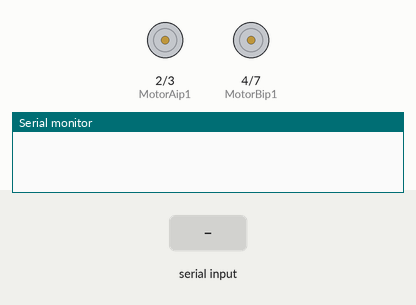
A sketch run on a simulated Arduino Uno, built with avr-gcc and run on an emulated ATmega328P. Parts: motor-driver pin pairs drawn as motors (green arrow = first pin HIGH = forward, orange = second pin HIGH = backward, longer = more drive, scaled by the enable pin), the last lines printed to the serial monitor. The test bench sets the inputs (shaded band).

Above: at 1.2 s.
1.3 s: "F" received over Serial
At 2.1 s:
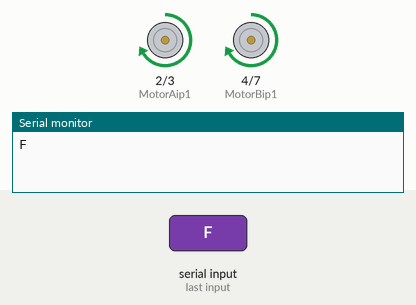
2.8 s: "G" received over Serial
At 3.3 s:
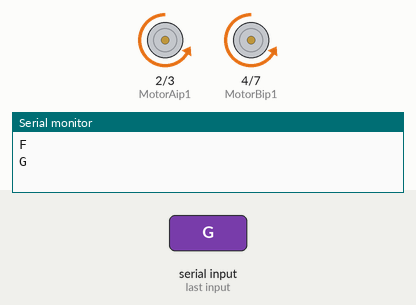
4.3 s: "L" received over Serial
At 5.5 s:
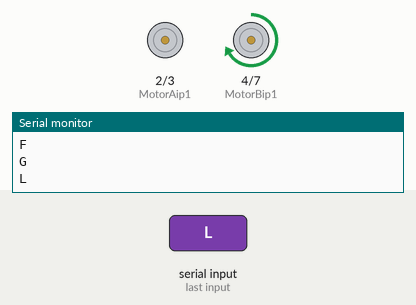
5.8 s: "R" received over Serial
At 6.7 s:
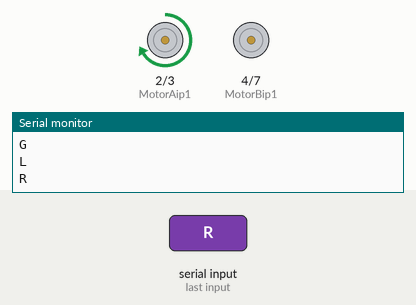
7.3 s: "Q" received over Serial
At 7.9 s:
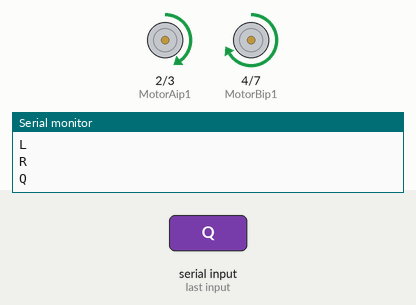
8.8 s: "E" received over Serial
At 10.2 s:
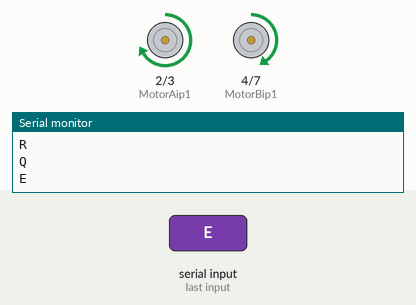
Timing chart, 0 to 11.3 s (numbered marks = the images above; inputs shaded):
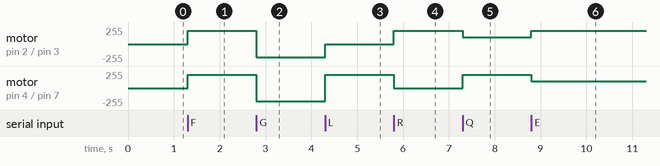

The sketch:

withoutvoice.ino
```cpp
// motor one
String data;
int enA = 5;    //Right motor
int MotorAip1=2;
int MotorAip2=3;
// motor two
int enB = 6;    //Left motor
int MotorBip1=4;
int MotorBip2=7;
void setup()
{
  // put your setup code here, to run once:
  Serial.begin(9600);
  pinMode(enA, OUTPUT);
  pinMode(enB, OUTPUT);
  pinMode(MotorAip1,OUTPUT);
  pinMode(MotorAip2,OUTPUT);
  pinMode(MotorBip1,OUTPUT);
  pinMode(MotorBip2,OUTPUT);
}
void loop()
{
  // put your main code here, to run repeatedly:
 while(Serial.available()>0)
   {
    char let = Serial.read();
    Serial.println(let);

   if(let == 'F')
  {
    //Move both Motors forward
    digitalWrite(MotorAip1,HIGH);
    digitalWrite(MotorAip2,LOW);
    digitalWrite(MotorBip1,HIGH);
    digitalWrite(MotorBip2,LOW);
    analogWrite (enA, 200);
    analogWrite (enB, 200);
  }

  else if(let == 'G')
  {
    //Move both Motors backward
     digitalWrite(MotorAip1,LOW);
    digitalWrite(MotorAip2,HIGH);
    digitalWrite(MotorBip1,LOW);
    digitalWrite(MotorBip2,HIGH);
    analogWrite (enA, 200);
    analogWrite (enB, 200);
  }

  else if(let == 'L')
  {
    //Move both Motors left
    digitalWrite(MotorAip1,LOW);
    digitalWrite(MotorAip2,HIGH);
    digitalWrite(MotorBip1,HIGH);
    digitalWrite(MotorBip2,LOW);
    analogWrite (enA, 0);
   analogWrite (enB, 200);
   delay(100);

  }

  else if(let == 'R')
  {
    //Move both Motors right
    digitalWrite(MotorAip1,HIGH);
    digitalWrite(MotorAip2,LOW);
    digitalWrite(MotorBip1,LOW);
    digitalWrite(MotorBip2,HIGH);
    analogWrite (enA, 200);
    analogWrite (enB, 0);
    delay(100);

  }

  else if(let == 'Q')
  {
    //Move both Motors left-up
    digitalWrite(MotorAip1,HIGH);
    digitalWrite(MotorAip2,LOW);
    digitalWrite(MotorBip1,HIGH);
    digitalWrite(MotorBip2,LOW);
    analogWrite (enA, 100);
    analogWrite (enB, 200);
    delay(100);
  }
  else if(let == 'E')
  {   //Move both Motors right-up
     digitalWrite(MotorAip1,HIGH);
    digitalWrite(MotorAip2,LOW);
    digitalWrite(MotorBip1,HIGH);
    digitalWrite(MotorBip2,LOW);
    analogWrite (enA, 200);
    analogWrite (enB, 100);
    delay(100);
  }
  else if(let == 'Z')
  {
    //Move both Motors left-down
    digitalWrite(MotorAip1,LOW);
    digitalWrite(MotorAip2,HIGH);
    digitalWrite(MotorBip1,LOW);
    digitalWrite(MotorBip2,HIGH);
    analogWrite (enA, 200);
    analogWrite (enB, 100);
    delay(100);
  }
  else if(let == 'C')
  {
    //Move both Motors right-down
     digitalWrite(MotorAip1,LOW);
    digitalWrite(MotorAip2,HIGH);
    digitalWrite(MotorBip1,LOW);
    digitalWrite(MotorBip2,HIGH);
    analogWrite (enA, 100);
    analogWrite (enB, 200);
    delay(100);
  }
  else if(let == 'S')
  {
    //stop both Motors
    analogWrite (enA, 0);
    analogWrite (enB, 0);
    delay(100);
  }
  else {}
  delay(100);
   }
}
```

Measured:
- after the input at 1.3 s, motor on pin 2 (MotorAip1) / pin 3 (MotorAip2), motor on pin 4 (MotorBip1) / pin 7 (MotorBip2): stopped → forward 200/255 at once
- after the input at 2.8 s, motor on pin 2 (MotorAip1) / pin 3 (MotorAip2), motor on pin 4 (MotorBip1) / pin 7 (MotorBip2): forward 200/255 → backward 200/255 at once
- after the input at 4.3 s, motor on pin 2 (MotorAip1) / pin 3 (MotorAip2): backward 200/255 → stopped at once; motor on pin 4 (MotorBip1) / pin 7 (MotorBip2): backward 200/255 → forward 200/255 at once
- after the input at 5.8 s, motor on pin 2 (MotorAip1) / pin 3 (MotorAip2): stopped → forward 200/255 at once; motor on pin 4 (MotorBip1) / pin 7 (MotorBip2): forward 200/255 → stopped at once
- after the input at 7.3 s, motor on pin 2 (MotorAip1) / pin 3 (MotorAip2): forward 200/255 → forward 100/255 at once; motor on pin 4 (MotorBip1) / pin 7 (MotorBip2): stopped → forward 200/255 at once
- after the input at 8.8 s, motor on pin 2 (MotorAip1) / pin 3 (MotorAip2): forward 100/255 → forward 200/255 at once; motor on pin 4 (MotorBip1) / pin 7 (MotorBip2): forward 200/255 → forward 100/255 at once
